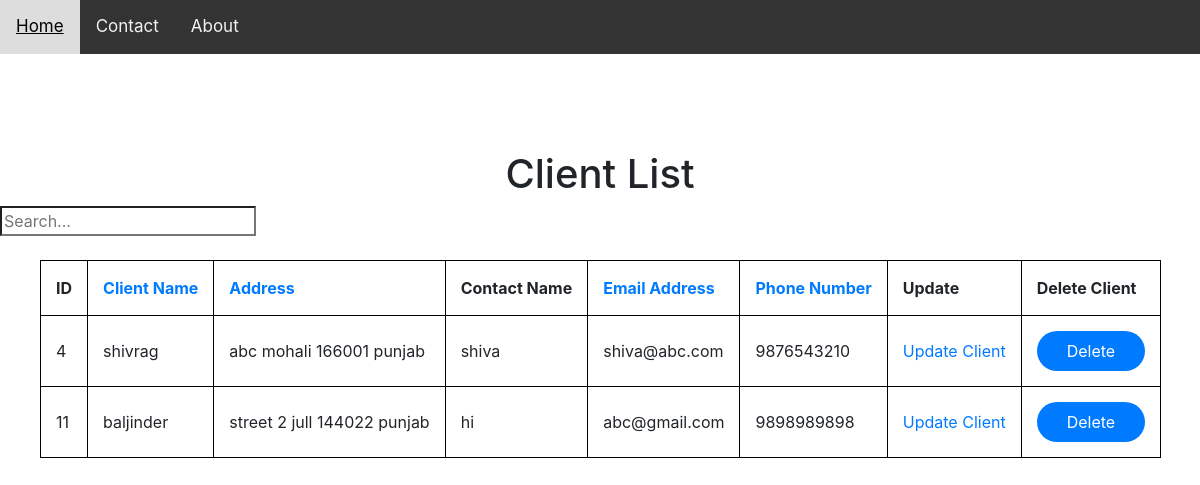
/showclient, run on an earlier commit of the app's database.
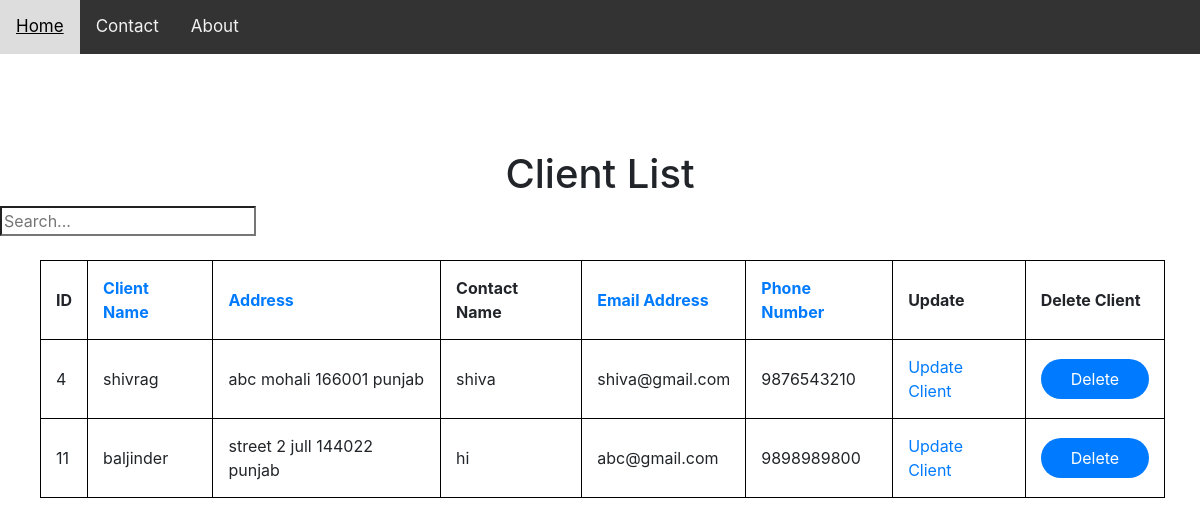
And on a later commit of the database.
### myapp/models.py (models this page shows, shortened)
class Client(models.Model):
    client_name = models.CharField(max_length=48, unique=True, null=False)
    address_street_name = models.CharField(max_length=50)
    suburb = models.CharField(max_length=40)
    postcode = models.CharField(max_length=6, null=True, blank=True, validators=[RegexValidator(r'^\d{1,10}$')])
    state = models.CharField(max_length=20, null=False, blank=False)
    contact_name = models.CharField(max_length=48)
    email_address= models.EmailField(max_length=62, null=False)
    phone_number = models.CharField(max_length=10, validators=[RegexValidator(r'^\d{1,10}$')])

### myapp/views.py (the view, shortened to what this page needs)
# urls.py: path('showclient',views.sort, name='showclient'),
def sort(request):
    orderBy = request.GET.get('order_by')
    direction = 'desc'
    if orderBy is None:
        object_list = Client.objects.all().order_by('id')
        return render(request, 'show.html', {'object_list': object_list})
    else:
        object_list = Client.objects.all().order_by(orderBy)
        return render(request, 'show.html', {"object_list": object_list, "direction": direction})

### myproject/templates/show.html (shortened to what this page needs)
{% extends 'myapp/layout.html' %}
{% block content %}
    <link rel="stylesheet" href="https://stackpath.bootstrapcdn.com/bootstrap/4.2.1/css/bootstrap.min.css">
        <br><br><br><br>
            <h1 align="center">Client List</h1>
            <form action="{% url 'search_results' %}" method="get">
            <input id="myText" name="q" type="search" value = "{{ request.GET.q }}" placeholder="Search..."><br>
            </form>
        <ul>
            <br>
            <table class="sortable">
                <tr>
                  <th>ID</th>
                  <th><a href="?order_by=client_name&direction={{ direction }}">Client Name</a></th>
                  <th><a href="?order_by=suburb&direction={{ direction }}">Address</a></th>
                  <th>Contact Name</th>
                  <th><a href="?order_by=email_address&direction={{ direction }}">Email Address</a></th>
                  <th><a href="?order_by=phone_number&direction={{ direction }}">Phone Number</a></th>
                  <th>Update</th>
                  <th>Delete Client</th>
                </tr>
                <tr>
                    {% for client in object_list %}
                    <td>{{ client.id }}</td>
                    <td>{{ client.client_name }}</td>
                    <td>{{ client.address_street_name }} {{ client.suburb }} {{ client.postcode }} {{ client.state }}</td>
                    <td>{{ client.contact_name }}</td>
                    <td>{{ client.email_address }}</td>
                    <td>{{ client.phone_number }}</td>
                    <td><a href="{% url 'updateclient' client.id %}">Update Client</a></td>
                    <form action="{% url 'client_delete' client.id %}" method="POST">
                        <td><button onclick="return confirm('Are you sure you want to delete {{ client.client_name }} Client?')" class="button" type="submit">Delete</button></td>
                    </form>
                  </tr>
                  {% endfor %}
                </table>
                {% endblock %}

What changed in the data, as far as the page shows it:
changed Client "shivrag": email_address "shiva@abc.com" → "shiva@gmail.com"
changed Client "baljinder": phone_number "9898989898" → "9898989800"
